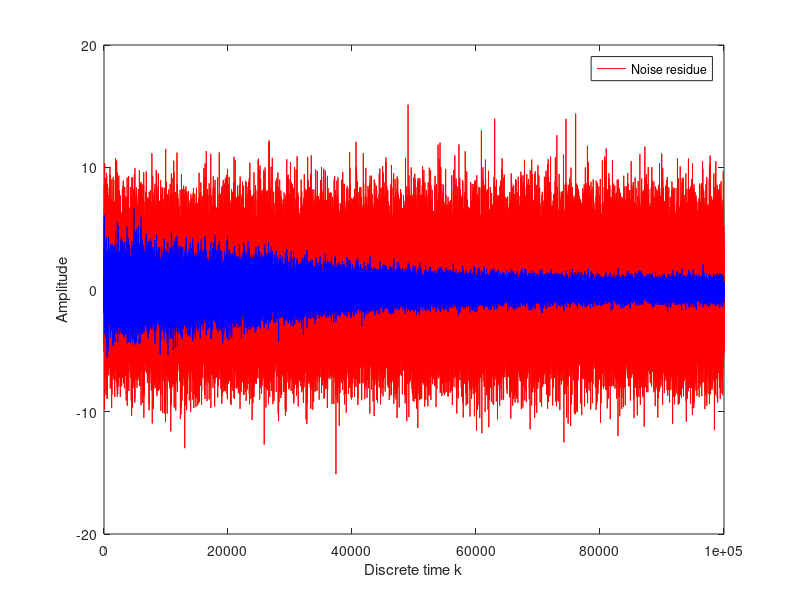

This chart was generated by the following MATLAB code:
clear
clear all
clc
T=100000; 
% filename = 'anc_test_audio.wav'; % File name of the audio
% info = audioinfo(filename); % Get audio file information
% T = info.TotalSamples;
P=[0.1 0.25 0.15 0.1 0.25 0.25 0.01]; %primary filter
s=P;

% s(1)=1;
% s(1)=1;
delta=0.0000001;
% Sw = Sw./(sum(abs(Sw))+delta);
% Pw = Pw./(sum(abs(Pw))+delta);

%first identifying shat which is the estimation of the secondary path

%reference filter will be Sw, here we assume the weights are not there that is w(n)=0  
% y_iden=filter(s, 1, x_iden);
% Then, start the identification process
Shat_buffer=zeros(1,16);     % the state of Sh(z)
Shat_w=zeros(1,16);     % the weight of Sh(z)
e_iden=zeros(1,T);   % data buffer for the identification error
% and apply least mean square algorithm
                        % learning rate
% for k=1:T,                      % discrete time k
%     Shx=[x_iden(k) Shx(1:15)];  % update the state
%     Shy=sum(Shx.*Shat_w);	        % calculate output of Sh(z)
%     e_iden(k)=y_iden(k)-Shy;    % calculate error         
%     Shat_w=Shat_w+mu*e_iden(k)*Shx;   % adjust the weight
% end

noise_variance = 0.1;
x_iden= 0.0001 * randn(T, 1);
% % The second task is the active control. 
% X=randn(1,T);
% noise_variance = 0.1;
X= 10* sqrt(noise_variance) * randn(T, 1);



%primary path
d=filter(P, 1, X);

%desired audio
a=0*sin(2*pi*0.01*(1:T)');
% a = audioread(filename);
% a=a';
x_buffer=zeros(1,16);       
w=zeros(1,16);       
yhat_buffer=zeros(size(s));  
e_cont=zeros(1,T); 
e2=zeros(1,T);
Xhat=zeros(1,16);     
ahat_buffer=zeros(1,16);
x1=zeros(1,T);
% and apply the FxLMS algorithm
mu_shat=0.0001; 
mu=1.0;
out=zeros(1,T);% learning rate
x_iden_buffer=zeros(length(Shat_w));
for k = 1:T
    % Update secondary path based on the sample index
    if k <= 2500
        Sw =[0.1 0.25 0.05 0.21 0.05 0.025 0.001] ;
    elseif k <= 5000
        Sw =  1.25*P;
    elseif k <= 7500
        Sw =  P*0.75;
    else
        Sw = P*2;
    
    end
    x_buffer=[X(k) x_buffer(1:15)];            % update the controller state    
    y=sum(x_buffer.*w); %anti noise
    % propagate to secondary path
    % aa=sum(ahat_buffer.*inverse_filter);

    yhat=y+x_iden(k);

    % Cy1=Cy;% calculate the controller output	
    yhat_buffer=[yhat yhat_buffer(1:length(yhat_buffer)-1)]; 
    
    x_iden_buffer=[x_iden(k) x_iden_buffer(1:length(x_iden_buffer)-1)]; 
    x_iden_shat=sum(x_iden_buffer.*Shat_w);
   
    e=d(k)-sum(yhat_buffer.*s);%output
    ahat_buffer=[a(k) ahat_buffer(1:15)];
    
    e_cont(k)=e;
    out(k)=e;
    e2=e_cont(k)-x_iden_shat;
    Shat_buffer=[X(k) Shat_buffer(1:15)];          % update the state of Sh(z)
    Xhat=[sum(Shat_buffer.*Shat_w) Xhat(1:15)]; % calculate the filtered x(k)
    w=w+mu*e_cont(k)*Xhat; %LMS is used
    Shat_w=Shat_w+mu_shat*e2*x_iden_buffer;
    % e2(k)=e1;% adjust the controller weight
end
% info.SampleRate=T;
% % audiowrite('audio1_ANC.wav',e,Fs);
% % % Play noisy input signal
% soundsc(x_plus_a, info.SampleRate);
% 
% 
% % Pause for a few seconds before playing the output signal
% pause(length(out) / info.SampleRate);
% 
% 
% soundsc(a', info.SampleRate);
% % % Pause for a few seconds before playing the output signal
% pause(length(x_plus_a) / info.SampleRate);
% 
% % Play output signal
% soundsc(out, info.SampleRate);
% % Report the result
fs=16000;
audiowrite('reference2.wav', a, fs);
audiowrite('degraded2.wav', out, fs);
figure
plot([1:T], X,'r')
ylabel('Amplitude');
xlabel('Discrete time k');
legend('Input Noise')
hold on
plot([1:T], e_cont,'b')
ylabel('Amplitude');
xlabel('Discrete time k');
legend('Noise residue')

% subplot(3,1,2)
% plot([1:T], a)
% ylabel('Amplitude');
% xlabel('Discrete time k');
% legend('desired signal')
% 
% subplot(3,1,3)
% plot([1:T],out)
% ylabel('Amplitude');
% xlabel('Discrete time k');
% legend('output')
